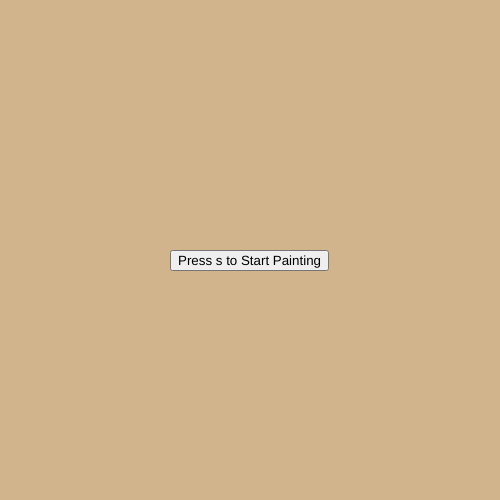
Frame 1 (no input)
Frame 60 (no input): identical to frame 1, image omitted
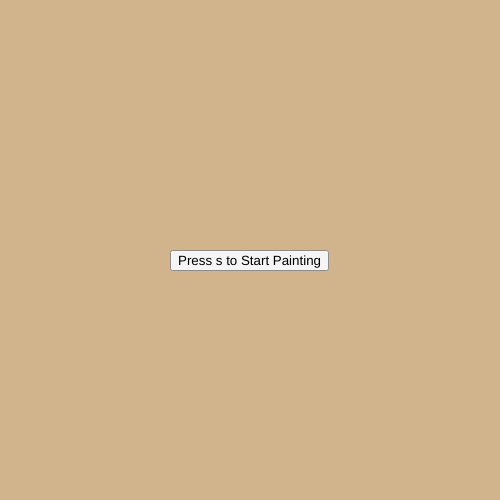
Frame 120 (the mouse pressed at the canvas centre since frame 60)

The p5.js sketch that drew these frames (run headless with seeded random() and noise() and a simulated clock; from frame 60 on, the mouse is pressed at the canvas centre):

// p5.js sketch
// ── sketch.js
//p5.anims.js added to the index and 2 p5.anims files added to the code file

function setup() {
  createCanvas(500, 500);
  background(255)
  //creating a start button
  startButton = createButton('Press s to Start Painting')
  startButton.position(170, 250)
  
    }

function draw() {;
  noFill();
  stroke(0);
  background(210, 180, 140)
  //if you press 's', the button will disappear and the painting will start
  if (key == 's'){
    startButton.hide()
    paint()
    text('Click to reset')
  }
  
}


function paint(){

  //first, all the circles and lines that are the thinnest (with stroke weight 1)
  strokeWeight(1);
  animS.circle('c1', 450, 155, 120, 140)
  animS.circle('c2', 450, 155, 120, 145)
  animS.circle('c3', 450, 155, 120, 150)
  animS.circle('c4', 460, 98, 420, 60)
  animS.circle('c5', 460, 98, 420, 65)
  animS.circle('c6', 460, 98, 420, 70)
  animS.circle('c7', 460, 98, 420, 75)
  animS.circle('c9', 460, 322, 344, 80)
  animS.line('l10', 460, 327, 0, 236, 90)
  animS.line('l11', 460, 330, 0, 239, 90)
  animS.line('l12', 460, 333, 0, 242, 90)
  animS.line('l13', 440, 69, 231, 122, 350)
  animS.line('l14', 440, 72, 231, 125, 350)
  animS.line('l15', 440, 75, 231, 128, 350)
  animS.line('l18', 450, 206, 194, 206, 340)
  animS.line('l19', 450, 209, 194, 209, 340)
  animS.line('l20', 450, 188, 245, 224, 268)
  animS.line('l21', 450, 188, 248, 224, 271)
  animS.line('l22', 470, 331, 126, 382, 187)
  animS.line('l23', 450, 282, 65, 330, 158)
  animS.line('l24', 460, 293, 104, 410, 390)
  animS.line('l25', 460, 288, 104, 405, 390)
  animS.line('l26', 460, 315, 140, 415, 390)
  animS.line('l27', 480, 344, 130, 307, 164)
  animS.line('l28', 480, 344, 134, 307, 168)
  animS.line('l30', 450, 309, 214, 472, 286)
  animS.line('l31', 480, 454, 251, 287, 478)
  animS.line('l32', 480, 458, 251, 291, 478)
  animS.line('l33', 480, 462, 251, 295, 478)
  animS.line('l44', 480, 318, 394, 429, 489)
  animS.line('l48', 470, 173, 356, 223, 356)
  animS.line('l49', 470, 173, 358, 223, 358)
  animS.line('l51', 450, 184, 450, 290, 450)
  

  //all the circles and lines that are the 2nd thinnest (1.5)
  //these will be drawn faster than the previous
  strokeWeight(1.5)
  animS.line('l5', 370, 150, 207, 287, 207)
  animS.line('l6', 370, 150, 210, 287, 210)
  animS.line('l29', 350, 381, 167, 302, 248)
  animS.circle('c8', 350, 403, 110, 110)
  animS.line('l45', 380, 227, 385, 285, 388)
  animS.line('l46', 380, 227, 388, 285, 391)
  animS.line('l52', 365, 201, 363, 201, 455)
  animS.line('l53', 365, 164, 374, 201, 374)
  animS.line('l54', 365, 164, 378, 201, 378)
  animS.line('l55', 365, 164, 382, 201, 382)
  animS.line('l56', 365, 164, 386, 201, 386)


  //all the circles and lines that have a stroke weight of 2
  //these will be drawn faster than the previous
  strokeWeight(2)
  animS.line('l1', 320, 166, 155, 166, 230)
  animS.line('l2', 320, 169, 155, 169, 230)
  animS.line('l3', 320, 172, 155, 172, 230)
  animS.line('l4', 320, 175, 155, 175, 230)
  animS.line('l50', 320, 265, 426, 265, 480)
  animS.circle('c12', 320, 285, 182, 25)
  animS.circle('c13', 320, 285, 182, 30)
  animS.circle('c14', 320, 285, 182, 35)
  animS.circle('c15', 320, 285, 182, 40)
 

  //all the circles and lines that have a stroke weight of 4
  //these will be drawn faster than the previous
  strokeWeight(4)
  animS.line('l7', 250, 30, 110, 30, 250)
  animS.line('l8', 260, 250, 62, 250, 440)
  animS.line('l9', 260, 235, 27, 388, 27)
  animS.circle('c10', 270, 322, 344, 72)


  //all the circles and lines that have a stroke weight of 5
  //this will be drawn faster than the previous
  strokeWeight(5)
  animS.line('l47', 220, 460, 189, 501, 189)


  //all the circles and lines that have a stroke weight of 6
  //these will be drawn faster than the previous
  strokeWeight(6)
  animS.line('l16', 160, 29, 278, 165, 278)
  animS.line('l17', 170, 65, 298, 221, 298)
  fill(0)
  animS.circle('c11', 180, 285, 182, 10)
  noFill()
  
}

//reset the painting when the mouse is clicked.
function mouseClicked(){
  animS.reset();
}
